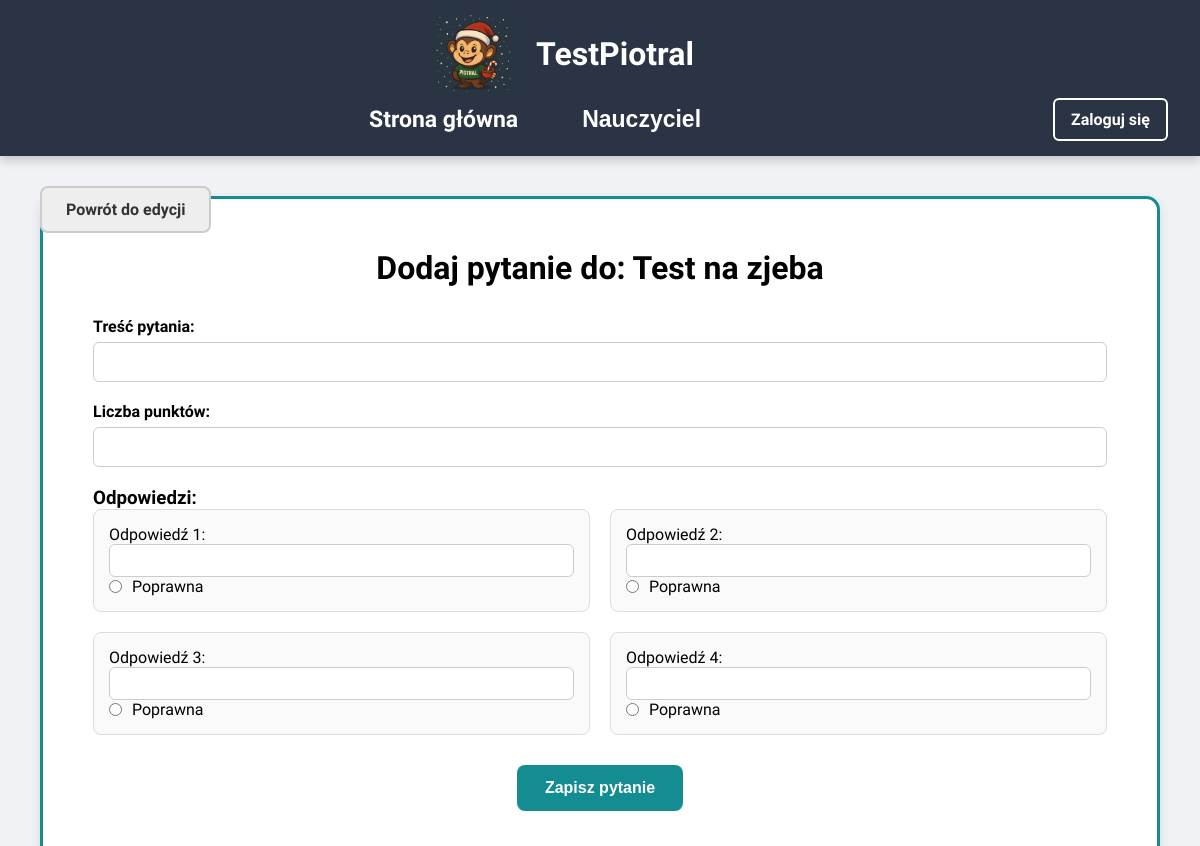
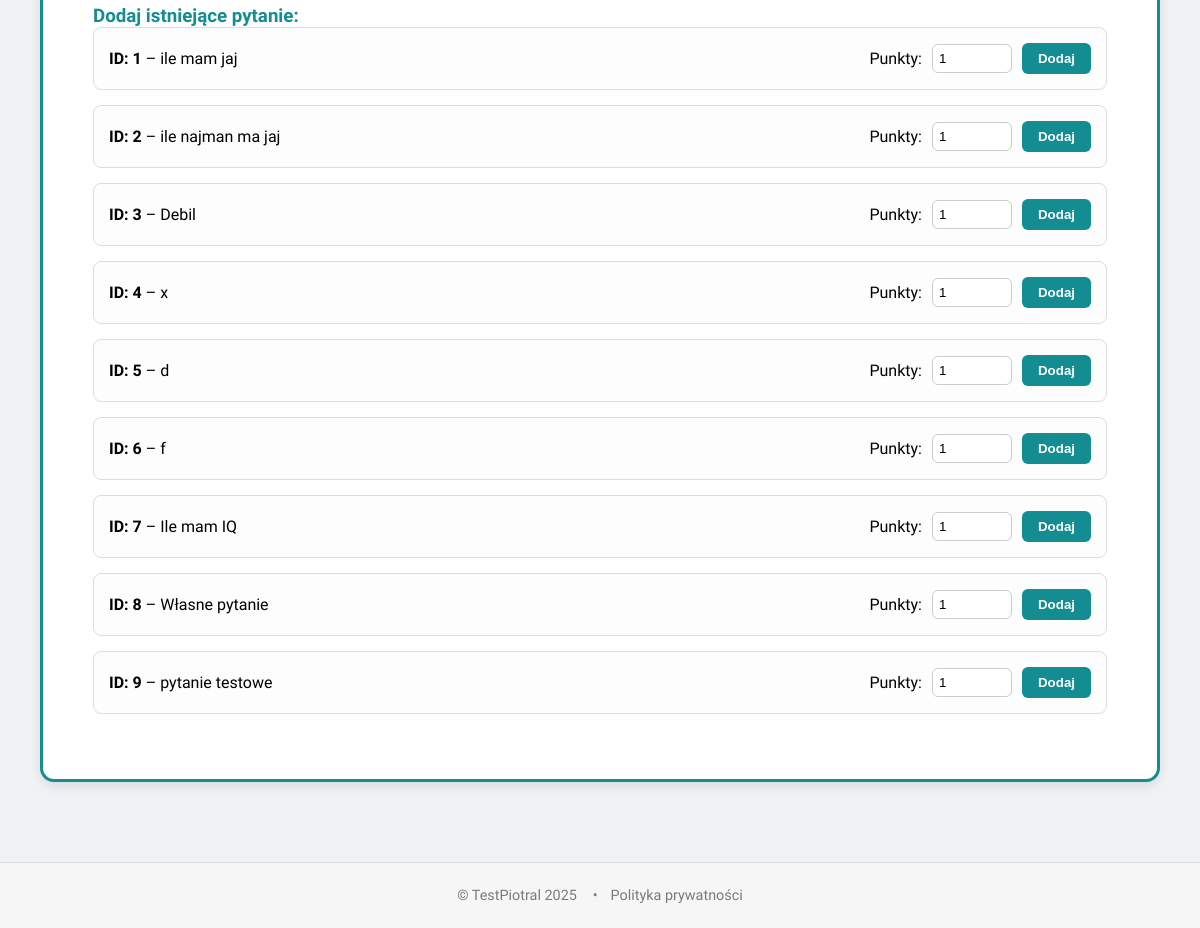
The app's page /teacher/tests/5/add_question, older data (2 pictures, top to bottom).
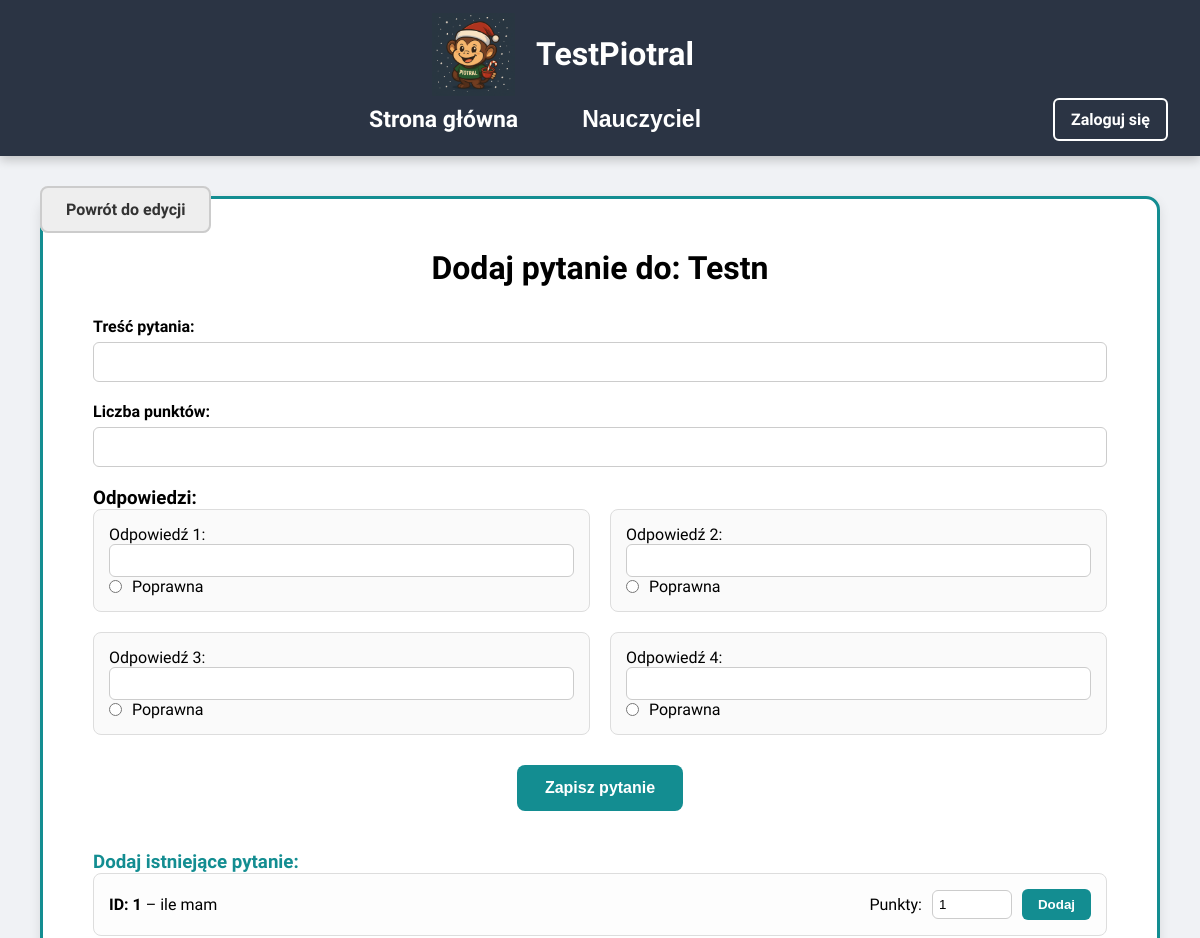
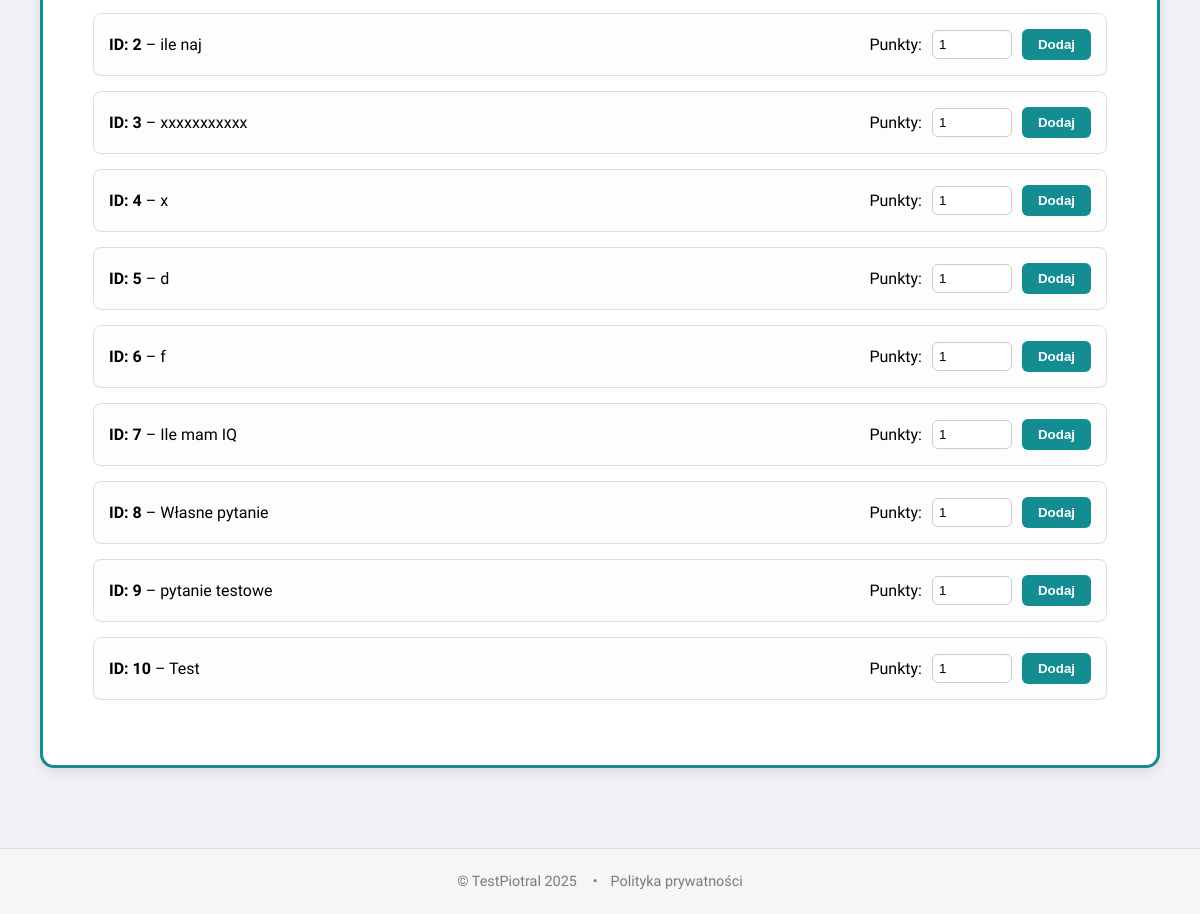
The same page, newer data (2 pictures, top to bottom).
### models.py (models this page shows, shortened)
class Test(db.Model):
    __tablename__ = 'tests'
    id = db.Column(db.Integer, primary_key=True, autoincrement=True)
    title = db.Column(db.String(100), nullable=False)
    description = db.Column(db.String, nullable=False)
    teacher_id = db.Column(db.Integer, db.ForeignKey('user_info.id'), nullable=False)
    teacher = db.relationship('UserInfo', backref='tests')
    subject_id = db.Column(db.Integer, db.ForeignKey('subjects.id'), nullable=False)
    subject = db.relationship('Subject', backref='tests')
    groups = db.relationship('Group', secondary='test_groups', backref='tests')

class Question(db.Model):
    __tablename__ = 'questions'
    id = db.Column(db.Integer, primary_key=True)
    text = db.Column(db.String, nullable=False)

### app.py (the view, shortened to what this page needs)
@app.route('/teacher/tests/<int:test_id>/add_question', methods=['GET', 'POST'])
def add_question_to_test(test_id):
    test = Test.query.get_or_404(test_id)
    existing_questions = Question.query.all()
    return render_template('add_question.html', test=test, existing_questions=existing_questions)

### templates/add_question.html (shortened to what this page needs)
{% extends "base.html" %}
{% set page_class = "teacher-page" %}
{% block head %}
  <link rel="stylesheet" href="{{ url_for('static', filename='css/teacher.css') }}">
  <link rel="stylesheet" href="{{ url_for('static', filename='css/style.css') }}">
{% endblock %}
{% block body %}
<div class="page-container">
  {% include "components/navbar.html" %}
  <div class="return-btn-wrapper">
    <a href="{{ url_for('edit_test', test_id=test.id) }}" class="back-btn">Powrót do edycji</a>
  </div>
  <div class="main-layout">
    <div class="panel">
      <h2>Dodaj pytanie do: {{ test.title }}</h2>
      <form method="post">
        <div class="form-group">
          <label>Treść pytania:</label>
          <input type="text" name="question_text" required>
        </div>
        <div class="form-group">
          <label>Liczba punktów:</label>
          <input type="number" name="points" min="1" required>
        </div>
        <h3>Odpowiedzi:</h3>
        <div class="answers-grid">
          {% for i in range(1,5) %}
          <div class="answer-card">
            <label>Odpowiedź {{ i }}:</label>
            <input type="text" name="answer_{{ i }}" style="width:100%;padding:8px;border:1px solid #ccc;border-radius:6px;">
            <label>
              <input type="radio" name="is_correct" value="{{ i }}"> Poprawna
            </label>
          </div>
          {% endfor %}
        </div>
        <div style="text-align:center;">
          <button type="submit" class="btn-submit">Zapisz pytanie</button>
        </div>
      </form>
      <div class="existing-section">
        <h3>Dodaj istniejące pytanie:</h3>
        {% for q in existing_questions %}
        <div class="existing-card">
          <div>
            <strong>ID: {{ q.id }}</strong> – {{ q.text }}
          </div>
          <form method="post">
            <label>Punkty:</label>
            <input type="number" name="points" value="1" min="1" required>
            <button type="submit">Dodaj</button>
          </form>
        </div>
        {% endfor %}
      </div>
    </div>
  </div>
</div>
<footer class="footer">
  <div class="footer-container">
    <p>© TestPiotral 2025</p>
    <ul class="footer-links"><li>•</li><li><a href="#">Polityka prywatności</a></li></ul>
  </div>
</footer>
{% endblock %}

### templates/base.html (shortened to what this page needs)
<!DOCTYPE html>
<html lang="pl">
<head>
  <link rel="stylesheet" href="{{ url_for('static', filename='css/style.css') }}">
  {% block head %}{% endblock %}
</head>
<body class="{{ page_class|default('default') }}">
  {% block body %}{% endblock %}
</body>
</html>

### templates/components/navbar.html (shortened to what this page needs)
<div class="header">
    <div class="nav-left">
      <img src="{{ url_for('static', filename='img/monke.png') }}" class="logo">
      <span class="brand">TestPiotral</span>
    </div>
    <nav class="navbar teacher-dropdown">
      <a href="{{ url_for('index') }}" class="dropbtn">Strona główna</a>
      {% if page_class != 'auth-page' %}
        <div class="dropdown">
          <button class="dropbtn">Nauczyciel</button>
        </div>
      {% endif %}
    </nav>
    {% if page_class != 'auth-page' %}
      <div class="auth-buttons">
        {% if session.user_id %}
          <a href="{{ url_for('logout') }}" class="auth-link">Wyloguj się</a>
        {% else %}
          <a href="{{ url_for('register', tab='login') }}" class="auth-link">Zaloguj się</a>
        {% endif %}
      </div>
    {% endif %}
  </div>

### static/css/style.css (style rules this page uses)
* { margin: 0; padding: 0; box-sizing: border-box; }
.header { background-color: #2b3444; color: white; padding: 0.8rem 2rem; display: flex; justify-content: space-between; align-items: center; position: fixed; top: 0; left: 0; width: 100%; z-index: 1000; }
.logo { height: 83px; margin-right: 11px; vertical-align: middle; }
.nav-left { display: flex; align-items: center; gap: 10px; font-weight: 700; font-size: 32px; color: white; margin: 0 auto; margin-left: 25rem; }
.navbar { display: flex; align-items: center; gap: 1.5rem; margin: 0 auto; }
.navbar a { color: white; text-decoration: none; font-weight: 590; transition: color 0.3s ease; }
.footer { background-color: #f6f6f6; padding: 1.5rem 2rem; font-size: 0.9rem; color: #7a7a7a; border-top: 1px solid #ddd; }
.footer-container { display: flex; justify-content: center; align-items: center; flex-wrap: wrap; gap: 1rem; }
.footer-links { display: flex; list-style: none; gap: 0.8rem; margin: 0; padding: 0; }
.footer-links a { text-decoration: none; color: #7a7a7a; transition: color 0.2s ease; }
.dropbtn { font-size: 23px; font-weight: 800; color: white; background: none; border: none; padding: 10px 20px; cursor: pointer; transition: color 0.3s ease; }
.teacher-dropdown .dropdown { position: relative; }
.dropdown { position: relative; display: inline-block; }
.auth-link { color: white; background-color: transparent; padding: 10px 16px; font-weight: 600; font-size: 16px; border: 2px solid white; border-radius: 6px; margin-left: 20px; text-decoration: none; transition: all 0.3s ease; }
body:not(.auth-page) { padding-top: 100px; }
.auth-buttons { margin-left: 0.5rem; }
.navbar.teacher-dropdown { margin-right: 19rem; }

### static/css/teacher.css (style rules this page uses)
* { margin: 0; padding: 0; box-sizing: border-box; }
.header { background-color: #2b3444; padding: 1.2rem 2rem; color: white; box-shadow: 0 4px 10px rgba(0,0,0,0.2); position: relative; display: flex; justify-content: space-between; align-items: center; flex-wrap: wrap; }
.nav-left { display: flex; align-items: center; font-size: 1.8rem; font-weight: 700; gap: 12px; }
.logo { height: 48px; }
.navbar { display: flex; gap: 3.9rem; font-size: 1.3rem; }
.navbar a { color: white; text-decoration: none; font-weight: 600; transition: color 0.3s; }
.footer { background-color: #2b3444; color: white; text-align: center; padding: 1.5rem 1rem; width: 100%; font-size: 0.9rem; }
.footer-container { display: flex; justify-content: center; align-items: center; flex-wrap: wrap; gap: 1rem; }
.footer-links { display: flex; list-style: none; gap: 0.8rem; margin: 0; padding: 0; }
.footer-links a { text-decoration: none; color: #7a7a7a; transition: color 0.2s ease; }

### templates/base.html (style rules this page uses)
body { font-family: 'Segoe UI', Tahoma, Geneva, Verdana, sans-serif; margin: 0; padding: 0; box-sizing: border-box; background-color: #f5f7fa; }

Row changes from the older to the newer data that the page shows:
changed Test: title "Test na zjeba" → "Testn"
changed Question id 1: text "ile mam jaj" → "ile mam"
changed Question id 2: text "ile najman ma jaj" → "ile naj"
changed Question id 3: text "Debil" → "xxxxxxxxxxx"
added Question: id "10", text "Test"
